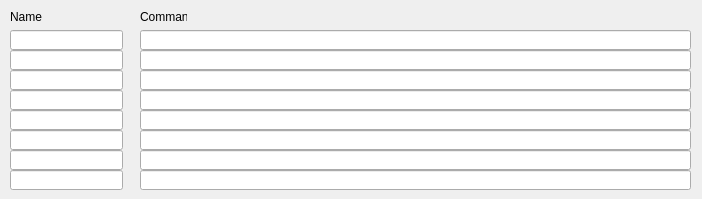
<?xml version="1.0" encoding="UTF-8"?>
<ui version="4.0">
 <class>Form</class>
 <widget class="QWidget" name="Form">
  <property name="geometry">
   <rect>
    <x>0</x>
    <y>0</y>
    <width>702</width>
    <height>199</height>
   </rect>
  </property>
  <property name="sizePolicy">
   <sizepolicy hsizetype="Fixed" vsizetype="Fixed">
    <horstretch>0</horstretch>
    <verstretch>0</verstretch>
   </sizepolicy>
  </property>
  <property name="windowTitle">
   <string>Shortcuts</string>
  </property>
  <widget class="QLabel" name="label_shortcuts_name">
   <property name="geometry">
    <rect>
     <x>10</x>
     <y>10</y>
     <width>47</width>
     <height>13</height>
    </rect>
   </property>
   <property name="text">
    <string>Name</string>
   </property>
  </widget>
  <widget class="QLabel" name="label_shortcuts_command">
   <property name="geometry">
    <rect>
     <x>140</x>
     <y>10</y>
     <width>47</width>
     <height>13</height>
    </rect>
   </property>
   <property name="text">
    <string>Command</string>
   </property>
  </widget>
  <widget class="QLineEdit" name="linein_shortcuts_1">
   <property name="geometry">
    <rect>
     <x>10</x>
     <y>30</y>
     <width>113</width>
     <height>20</height>
    </rect>
   </property>
  </widget>
  <widget class="QLineEdit" name="linein_shortcuts_2">
   <property name="geometry">
    <rect>
     <x>10</x>
     <y>50</y>
     <width>113</width>
     <height>20</height>
    </rect>
   </property>
  </widget>
  <widget class="QLineEdit" name="linein_shortcuts_3">
   <property name="geometry">
    <rect>
     <x>10</x>
     <y>70</y>
     <width>113</width>
     <height>20</height>
    </rect>
   </property>
  </widget>
  <widget class="QLineEdit" name="linein_shortcuts_4">
   <property name="geometry">
    <rect>
     <x>10</x>
     <y>90</y>
     <width>113</width>
     <height>20</height>
    </rect>
   </property>
  </widget>
  <widget class="QLineEdit" name="linein_shortcuts_5">
   <property name="geometry">
    <rect>
     <x>10</x>
     <y>110</y>
     <width>113</width>
     <height>20</height>
    </rect>
   </property>
  </widget>
  <widget class="QLineEdit" name="linein_shortcuts_6">
   <property name="geometry">
    <rect>
     <x>10</x>
     <y>130</y>
     <width>113</width>
     <height>20</height>
    </rect>
   </property>
  </widget>
  <widget class="QLineEdit" name="linein_shortcuts_7">
   <property name="geometry">
    <rect>
     <x>10</x>
     <y>150</y>
     <width>113</width>
     <height>20</height>
    </rect>
   </property>
  </widget>
  <widget class="QLineEdit" name="linein_shortcuts_8">
   <property name="geometry">
    <rect>
     <x>10</x>
     <y>170</y>
     <width>113</width>
     <height>20</height>
    </rect>
   </property>
  </widget>
  <widget class="QLineEdit" name="linein_shortcuts_command_1">
   <property name="geometry">
    <rect>
     <x>140</x>
     <y>30</y>
     <width>551</width>
     <height>20</height>
    </rect>
   </property>
  </widget>
  <widget class="QLineEdit" name="linein_shortcuts_command_2">
   <property name="geometry">
    <rect>
     <x>140</x>
     <y>50</y>
     <width>551</width>
     <height>20</height>
    </rect>
   </property>
  </widget>
  <widget class="QLineEdit" name="linein_shortcuts_command_3">
   <property name="geometry">
    <rect>
     <x>140</x>
     <y>70</y>
     <width>551</width>
     <height>20</height>
    </rect>
   </property>
  </widget>
  <widget class="QLineEdit" name="linein_shortcuts_command_4">
   <property name="geometry">
    <rect>
     <x>140</x>
     <y>90</y>
     <width>551</width>
     <height>20</height>
    </rect>
   </property>
  </widget>
  <widget class="QLineEdit" name="linein_shortcuts_command_5">
   <property name="geometry">
    <rect>
     <x>140</x>
     <y>110</y>
     <width>551</width>
     <height>20</height>
    </rect>
   </property>
  </widget>
  <widget class="QLineEdit" name="linein_shortcuts_command_6">
   <property name="geometry">
    <rect>
     <x>140</x>
     <y>130</y>
     <width>551</width>
     <height>20</height>
    </rect>
   </property>
  </widget>
  <widget class="QLineEdit" name="linein_shortcuts_command_7">
   <property name="geometry">
    <rect>
     <x>140</x>
     <y>150</y>
     <width>551</width>
     <height>20</height>
    </rect>
   </property>
  </widget>
  <widget class="QLineEdit" name="linein_shortcuts_command_8">
   <property name="geometry">
    <rect>
     <x>140</x>
     <y>170</y>
     <width>551</width>
     <height>20</height>
    </rect>
   </property>
  </widget>
 </widget>
 <tabstops>
  <tabstop>linein_shortcuts_1</tabstop>
  <tabstop>linein_shortcuts_command_1</tabstop>
  <tabstop>linein_shortcuts_2</tabstop>
  <tabstop>linein_shortcuts_command_2</tabstop>
  <tabstop>linein_shortcuts_3</tabstop>
  <tabstop>linein_shortcuts_command_3</tabstop>
  <tabstop>linein_shortcuts_4</tabstop>
  <tabstop>linein_shortcuts_command_4</tabstop>
  <tabstop>linein_shortcuts_5</tabstop>
  <tabstop>linein_shortcuts_command_5</tabstop>
  <tabstop>linein_shortcuts_6</tabstop>
  <tabstop>linein_shortcuts_command_6</tabstop>
  <tabstop>linein_shortcuts_7</tabstop>
  <tabstop>linein_shortcuts_command_7</tabstop>
  <tabstop>linein_shortcuts_8</tabstop>
  <tabstop>linein_shortcuts_command_8</tabstop>
 </tabstops>
 <resources/>
 <connections/>
</ui>
